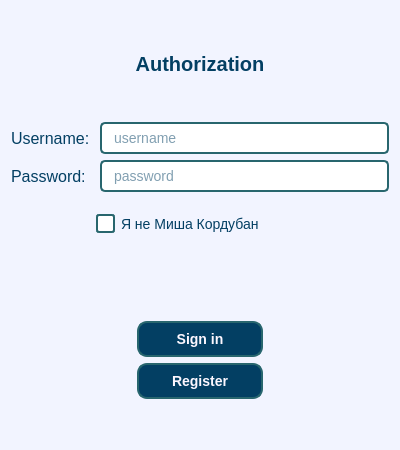
<?xml version="1.0" encoding="UTF-8"?>
<ui version="4.0">
 <class>authorization</class>
 <widget class="QWidget" name="authorization">
  <property name="geometry">
   <rect>
    <x>0</x>
    <y>0</y>
    <width>400</width>
    <height>450</height>
   </rect>
  </property>
  <property name="windowTitle">
   <string>authorization</string>
  </property>
  <property name="styleSheet">
   <string notr="true">QWidget {
    background-color: rgb(242, 244, 255); /* Светлый фон */
}

QMessageBox {
    background-color: rgb(242, 244, 255); /* Светлый фон */
    color: rgb(3, 63, 99); /* Темно-синий цвет текста для контраста */
    border: 2px solid rgb(40, 102, 110); /* Бирюзовая обводка */
    border-radius: 8px; /* Закругленные углы */
}
QLabel {
    color: rgb(3, 63, 99); /* Темный синий цвет текста */
    font-size: 16px; /* Размер шрифта */
}
QMessageBox QLabel {
    color: rgb(3, 63, 99); /* Темный цвет текста */
    font-size: 14px; /* Размер шрифта */
}
QMessageBox QPushButton {
    background-color: rgb(3, 63, 99); /* Синий фон кнопки */
    color: rgb(252, 247, 255); /* Белый цвет текста */
    border: none;
    border-radius: 5px;
    padding: 6px 12px; /* Отступы для приятного вида */
}
QMessageBox QPushButton:hover {
    background-color: rgb(40, 102, 110); /* Цвет при наведении */
}
QInputDialog {
    background-color: rgb(242, 244, 255); /* Светлый фон */
    color: rgb(3, 63, 99); /* Темно-синий цвет текста */
    border: 2px solid rgb(40, 102, 110); /* Бирюзовая обводка */
    border-radius: 8px; /* Закругленные углы */
}

QInputDialog QLabel {
    color: rgb(3, 63, 99); /* Темный синий цвет текста */
    font-size: 14px; /* Размер шрифта */
}

QInputDialog QLineEdit {
    background-color: rgb(252, 247, 255); /* Светлый фон поля ввода */
    color: rgb(3, 63, 99); /* Темный текст */
    border: 1px solid rgb(124, 152, 133); /* Граница поля ввода */
    border-radius: 5px; /* Закругленные углы поля ввода */
    padding: 4px; /* Внутренние отступы */
}

QInputDialog QPushButton {
    background-color: rgb(3, 63, 99); /* Синий фон кнопки */
    color: rgb(252, 247, 255); /* Белый цвет текста */
    border: none;
    border-radius: 5px;
    padding: 6px 12px; /* Отступы для приятного вида */
}

QInputDialog QPushButton:hover {
    background-color: rgb(40, 102, 110); /* Цвет при наведении */
}
QPushButton {
    background-color: rgb(3, 63, 99); /* Тёмно-синий основной цвет */
    color: rgb(252, 247, 255); /* Белый цвет текста */
    border: 2px solid rgb(40, 102, 110); /* Бирюзовая обводка */
    border-radius: 10px; /* Закруглённые края */
    padding: 8px 16px; /* Отступы для приятного вида */
    font-size: 14px; /* Размер шрифта */
    font-weight: bold; /* Жирный текст */
}
QPushButton:hover {
    background-color: rgb(40, 102, 110); /* Цвет кнопки при наведении */
    color: rgb(218, 223, 247); /* Голубой текст при наведении */
}
QPushButton:pressed {
    background-color: rgb(124, 152, 133); /* Цвет при нажатии */
}
QScrollArea {
    background-color: rgb(242, 244, 255); /* Светлый фон */
    border: 1px solid rgb(169, 211, 255); /* Тонкая граница */
    border-radius: 5px; /* Закругленные углы */
}
QScrollBar:vertical {
    background-color: rgb(242, 244, 255); /* Цвет фона скроллбара */
    width: 10px; /* Ширина скроллбара */
}
QScrollBar::handle:vertical {
    background-color: rgb(3, 63, 99); /* Основной цвет ползунка */
    border-radius: 5px;
    min-height: 20px; /* Минимальная высота ползунка */
}
QScrollBar::add-line:vertical, QScrollBar::sub-line:vertical {
    background: none; /* Без линий сверху и снизу */
    height: 0px;
}
QLineEdit {
    background-color: rgb(255, 255, 255); /* Белый фон для текстового поля */
    border: 2px solid rgb(40, 102, 110); /* Бирюзовая обводка */
    border-radius: 5px; /* Закругленные углы */
    padding: 5px 10px; /* Отступы для удобства ввода */
    font-size: 14px; /* Размер шрифта */
    color: rgb(3, 63, 99); /* Цвет текста */
}

QLineEdit:focus {
    border-color: rgb(3, 63, 99); /* Изменение цвета рамки при фокусе */
}

/* Стиль для QComboBox */
QComboBox {
    background-color: rgb(255, 255, 255); /* Белый фон для комбобокса */
    border: 2px solid rgb(40, 102, 110); /* Бирюзовая обводка */
    border-radius: 5px; /* Закругленные углы */
    padding: 5px 10px; /* Отступы */
    font-size: 14px; /* Размер шрифта */
    color: rgb(3, 63, 99); /* Цвет текста */
}

QComboBox QAbstractItemView {
    border: 2px solid rgb(40, 102, 110); /* Рамка для выпадающего списка */
    background-color: rgb(255, 255, 255); /* Белый фон */
    color: rgb(3, 63, 99); /* Цвет текста */
}

/* Стиль для QPushButton */
QPushButton {
    background-color: rgb(3, 63, 99); /* Тёмно-синий основной цвет */
    color: rgb(252, 247, 255); /* Белый цвет текста */
    border: 2px solid rgb(40, 102, 110); /* Бирюзовая обводка */
    border-radius: 10px; /* Закруглённые края */
    padding: 8px 16px; /* Отступы для приятного вида */
    font-size: 14px; /* Размер шрифта */
    font-weight: bold; /* Жирный текст */
}

QPushButton:hover {
    background-color: rgb(40, 102, 110); /* Цвет кнопки при наведении */
    color: rgb(218, 223, 247); /* Голубой текст при наведении */
}

QPushButton:pressed {
    background-color: rgb(124, 152, 133); /* Цвет при нажатии */
}

/* Выравнивание элементов внутри диалога */
QDialog QLabel,
QDialog QLineEdit,
QDialog QComboBox,
QDialog QPushButton {
    margin-bottom: 10px; /* Отступы между элементами */
}

/* Чтобы скрыть рамку у элементов, если они внутри формы */
QDialog QLineEdit:focus, QComboBox:focus {
    outline: none;
}

QCheckBox {
    color: rgb(3, 63, 99); /* Темный синий цвет текста */
    font-size: 14px; /* Размер шрифта */
}

QCheckBox::indicator {
    width: 15px; /* Ширина индикатора */
    height: 15px; /* Высота индикатора */
    border: 2px solid rgb(40, 102, 110); /* Бирюзовая обводка */
    border-radius: 3px; /* Закругленные углы */
    background-color: rgb(255, 255, 255); /* Белый фон для индикатора */
}

QCheckBox::indicator:checked {
    background-color: rgb(3, 63, 99); /* Синий фон для отмеченного состояния */
    border: 2px solid rgb(40, 102, 110); /* Бирюзовая обводка */
}

QCheckBox::indicator:unchecked {
    background-color: rgb(255, 255, 255); /* Белый фон для неотмеченного состояния */
}

QPushButton:disabled {
    background-color: rgb(200, 200, 200); /* Светло-серый цвет для неактивной кнопки */
    color: rgb(150, 150, 150); /* Светло-серый цвет текста */
    border: 2px solid rgb(169, 211, 255); /* Более светлая обводка */
}
</string>
  </property>
  <layout class="QGridLayout" name="gridLayout">
   <item row="0" column="0">
    <layout class="QVBoxLayout" name="verticalLayout_3">
     <item>
      <spacer name="verticalSpacer_3">
       <property name="orientation">
        <enum>Qt::Orientation::Vertical</enum>
       </property>
       <property name="sizeHint" stdset="0">
        <size>
         <width>20</width>
         <height>40</height>
        </size>
       </property>
      </spacer>
     </item>
     <item>
      <widget class="QLabel" name="label_3">
       <property name="styleSheet">
        <string notr="true">QLabel {
    color: rgb(3, 63, 99); /* Темный синий цвет текста */
    font-size: 20px; /* Размер шрифта */
	border-bottom: 0;
	font-weight:bold;
}
</string>
       </property>
       <property name="text">
        <string>Authorization</string>
       </property>
       <property name="alignment">
        <set>Qt::AlignmentFlag::AlignCenter</set>
       </property>
      </widget>
     </item>
     <item>
      <spacer name="verticalSpacer">
       <property name="orientation">
        <enum>Qt::Orientation::Vertical</enum>
       </property>
       <property name="sizeHint" stdset="0">
        <size>
         <width>20</width>
         <height>40</height>
        </size>
       </property>
      </spacer>
     </item>
     <item>
      <layout class="QFormLayout" name="formLayout">
       <item row="0" column="0">
        <widget class="QLabel" name="label">
         <property name="text">
          <string>Username: </string>
         </property>
         <property name="textFormat">
          <enum>Qt::TextFormat::AutoText</enum>
         </property>
        </widget>
       </item>
       <item row="0" column="1">
        <widget class="QLineEdit" name="lineEditUsername">
         <property name="sizePolicy">
          <sizepolicy hsizetype="Preferred" vsizetype="Fixed">
           <horstretch>0</horstretch>
           <verstretch>0</verstretch>
          </sizepolicy>
         </property>
         <property name="text">
          <string/>
         </property>
         <property name="placeholderText">
          <string>username</string>
         </property>
        </widget>
       </item>
       <item row="1" column="0">
        <widget class="QLabel" name="label_2">
         <property name="text">
          <string>Password:</string>
         </property>
        </widget>
       </item>
       <item row="1" column="1">
        <widget class="QLineEdit" name="lineEditPassword">
         <property name="sizePolicy">
          <sizepolicy hsizetype="Preferred" vsizetype="Fixed">
           <horstretch>0</horstretch>
           <verstretch>0</verstretch>
          </sizepolicy>
         </property>
         <property name="text">
          <string/>
         </property>
         <property name="echoMode">
          <enum>QLineEdit::EchoMode::Password</enum>
         </property>
         <property name="placeholderText">
          <string>password</string>
         </property>
        </widget>
       </item>
       <item row="2" column="1">
        <spacer name="verticalSpacer_6">
         <property name="orientation">
          <enum>Qt::Orientation::Vertical</enum>
         </property>
         <property name="sizeType">
          <enum>QSizePolicy::Policy::Minimum</enum>
         </property>
         <property name="sizeHint" stdset="0">
          <size>
           <width>20</width>
           <height>10</height>
          </size>
         </property>
        </spacer>
       </item>
      </layout>
     </item>
     <item>
      <layout class="QHBoxLayout" name="horizontalLayout_3">
       <item>
        <spacer name="horizontalSpacer_3">
         <property name="orientation">
          <enum>Qt::Orientation::Horizontal</enum>
         </property>
         <property name="sizeType">
          <enum>QSizePolicy::Policy::Fixed</enum>
         </property>
         <property name="sizeHint" stdset="0">
          <size>
           <width>85</width>
           <height>20</height>
          </size>
         </property>
        </spacer>
       </item>
       <item>
        <widget class="QCheckBox" name="im_not_Misha_check">
         <property name="text">
          <string>Я не Миша Кордубан</string>
         </property>
        </widget>
       </item>
       <item>
        <spacer name="horizontalSpacer_4">
         <property name="orientation">
          <enum>Qt::Orientation::Horizontal</enum>
         </property>
         <property name="sizeHint" stdset="0">
          <size>
           <width>40</width>
           <height>20</height>
          </size>
         </property>
        </spacer>
       </item>
      </layout>
     </item>
     <item>
      <spacer name="verticalSpacer_5">
       <property name="orientation">
        <enum>Qt::Orientation::Vertical</enum>
       </property>
       <property name="sizeHint" stdset="0">
        <size>
         <width>20</width>
         <height>40</height>
        </size>
       </property>
      </spacer>
     </item>
     <item>
      <spacer name="verticalSpacer_4">
       <property name="orientation">
        <enum>Qt::Orientation::Vertical</enum>
       </property>
       <property name="sizeHint" stdset="0">
        <size>
         <width>20</width>
         <height>40</height>
        </size>
       </property>
      </spacer>
     </item>
     <item>
      <layout class="QHBoxLayout" name="horizontalLayout_2">
       <item>
        <spacer name="horizontalSpacer_2">
         <property name="orientation">
          <enum>Qt::Orientation::Horizontal</enum>
         </property>
         <property name="sizeHint" stdset="0">
          <size>
           <width>40</width>
           <height>20</height>
          </size>
         </property>
        </spacer>
       </item>
       <item>
        <layout class="QVBoxLayout" name="verticalLayout_2">
         <item>
          <widget class="QPushButton" name="sign_in_button">
           <property name="sizePolicy">
            <sizepolicy hsizetype="MinimumExpanding" vsizetype="Fixed">
             <horstretch>0</horstretch>
             <verstretch>0</verstretch>
            </sizepolicy>
           </property>
           <property name="text">
            <string>Sign in</string>
           </property>
          </widget>
         </item>
         <item>
          <widget class="QPushButton" name="register_button">
           <property name="text">
            <string>Register</string>
           </property>
          </widget>
         </item>
         <item>
          <spacer name="verticalSpacer_2">
           <property name="orientation">
            <enum>Qt::Orientation::Vertical</enum>
           </property>
           <property name="sizeHint" stdset="0">
            <size>
             <width>20</width>
             <height>40</height>
            </size>
           </property>
          </spacer>
         </item>
        </layout>
       </item>
       <item>
        <spacer name="horizontalSpacer">
         <property name="orientation">
          <enum>Qt::Orientation::Horizontal</enum>
         </property>
         <property name="sizeHint" stdset="0">
          <size>
           <width>40</width>
           <height>20</height>
          </size>
         </property>
        </spacer>
       </item>
      </layout>
     </item>
    </layout>
   </item>
  </layout>
 </widget>
 <resources/>
 <connections/>
</ui>
